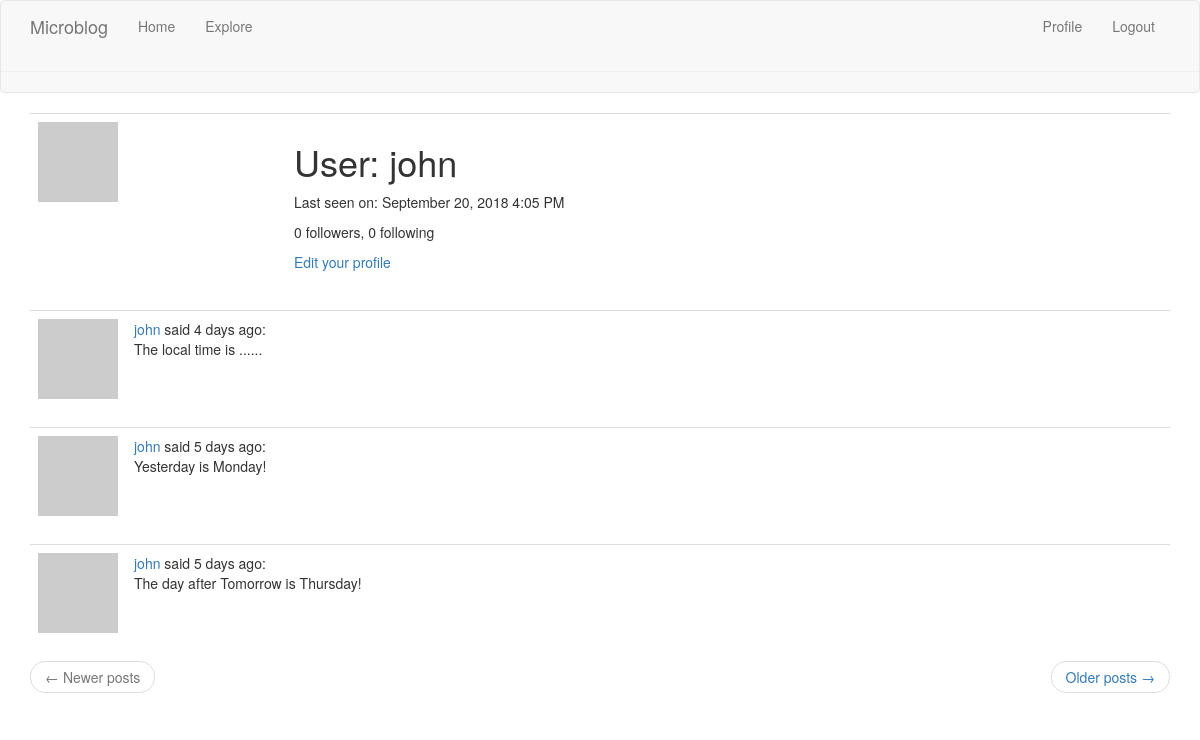
Page /user/john (signed in) on the earlier database version.
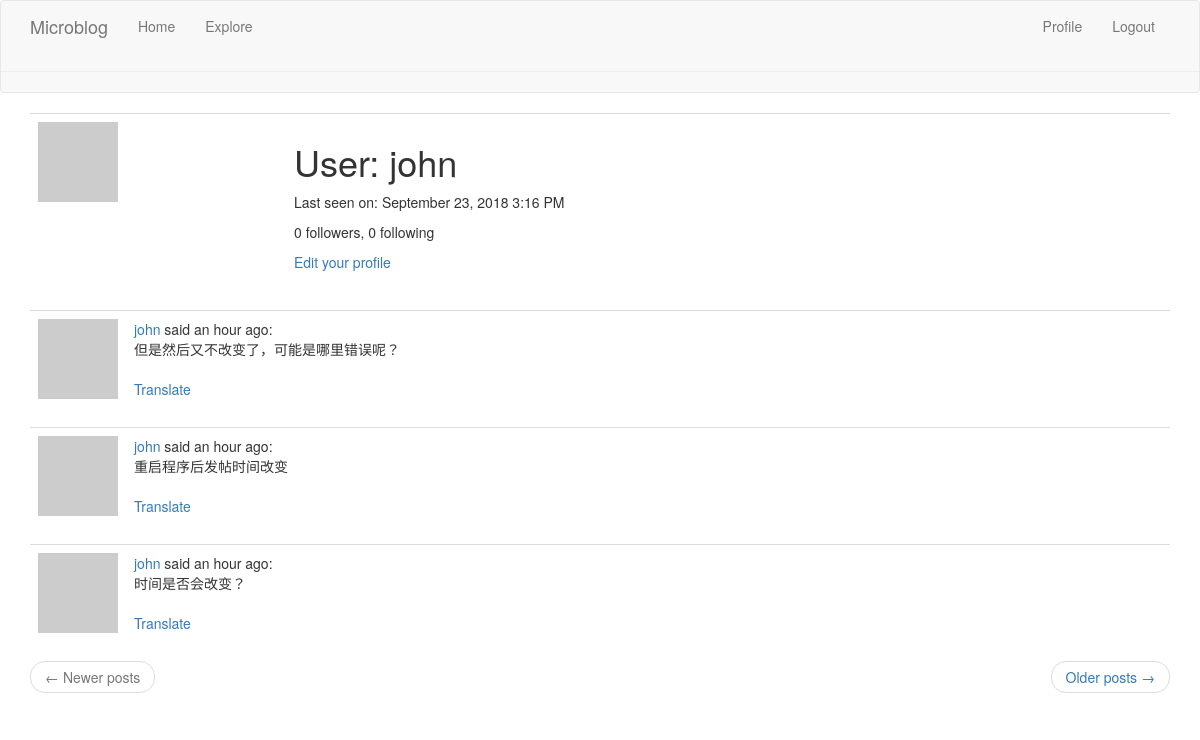
Same page on the later database version.
### app/models.py (models this page shows, shortened)
class User(UserMixin, db.Model):
    id = db.Column(db.Integer, primary_key=True)
    username = db.Column(db.String(64), index=True, unique=True)
    email = db.Column(db.String(120), index=True, unique=True)
    password_hash = db.Column(db.String(128))
    posts = db.relationship('Post', backref='author', lazy='dynamic')
    about_me = db.Column(db.String(140))
    last_seen = db.Column(db.DateTime, default=datetime.utcnow)
    followed = db.relationship(
        'User', secondary=followers,
        primaryjoin=(followers.c.follower_id == id),
        secondaryjoin=(followers.c.followed_id == id),
        backref=db.backref('followers', lazy='dynamic'), lazy='dynamic')
    def avatar(self, size):
        digest = md5(self.email.lower().encode('utf-8')).hexdigest()
        return 'https://www.gravatar.com/avatar/{}?d=identicon&s={}'.format(
            digest, size)

class Post(db.Model):
    id = db.Column(db.Integer, primary_key=True)
    body = db.Column(db.String(40))
    timestamp = db.Column(db.DateTime, index=True, default=datetime.utcnow())
    user_id = db.Column(db.Integer, db.ForeignKey('user.id'))
    language = db.Column(db.String(5))

### app/routes.py (the view)
@app.route('/user/<username>')
@login_required
def user(username):
    user = User.query.filter_by(username=username).first_or_404()
    page = request.args.get('page', 1, type=int)
    posts = user.posts.order_by(Post.timestamp.desc()).paginate(
        page, app.config['POSTS_PER_PAGE'], False)
    next_url = url_for('user', username=user.username, page=posts.next_num) \
        if posts.has_next else None
    prev_url = url_for('user', username=user.username, page=posts.prev_num) \
        if posts.has_prev else None
    return render_template('user.html', user=user, posts=posts.items,
                           next_url=next_url, prev_url=prev_url)

### app/models.py (called while the page is built)
@login.user_loader
def load_user(id):
    return User.query.get(int(id))

### app/routes.py (called while the page is built)
@app.before_request
def before_request():
    if current_user.is_authenticated:
        current_user.last_seen = datetime.utcnow()
        db.session.commit()
    g.locale = str(get_locale())

### app/templates/user.html (shortened to what this page needs)
{% extends "base.html" %}
{% block app_content %}
    <table class="table table-hover">
        <tr>
            <td width="256px" ><img src="{{ user.avatar(128) }}"></td>
            <td>
                <h1>{{ _('User') }}: {{ user.username }}</h1>
                {% if user.last_seen %}
                <p>{{ _('Last seen on') }}: {{ moment(user.last_seen).format('LLL') }}</p>
                {% endif %}
                 <p>{{ _('%(count)d followers', count=user.followers.count()) }}, {{ _('%(count)d following', count=user.followed.count()) }}</p>
                {% if user == current_user %}
                <p><a href="{{ url_for('edit_profile') }}">{{ _('Edit your profile') }}</a></p>
                {% elif not current_user.is_following(user) %}
                <p><a href="{{ urlfor('follow', username=user.username) }}" >{{ _('Follow') }}</a></p>
                {% else %}
                <p><a href="{{ urlfor('unfollow', username=user.username) }}">{{ _('Unfollow') }}</a></p>
                {% endif %}
            </td>
        </tr>
    </table>
    {% for post in posts %}
        {% include '_post.html' %}
    {% endfor %}
    <nav aria-label="...">
        <ul class="pager">
            <li class="previous{% if not prev_url %} disabled{% endif %}">
                <a href="{{ prev_url or '#' }}">
                    <span aria-hidden="true">&larr;</span> {{ _('Newer posts') }}
                </a>
            </li>
            <li class="next{% if not next_url %} disabled{% endif %}">
                <a href="{{ next_url or '#' }}">
                    {{ _('Older posts') }} <span aria-hidden="true">&rarr;</span>
                </a>
            </li>
        </ul>
    </nav>
{% endblock %}

### app/templates/_post.html (shortened to what this page needs)
<table class="table table-hover">
    <tr>
        <td width="70px" >
            <a href="{{ url_for('user', username=post.author.username) }}">
                <img src="{{ post.author.avatar(36) }}">
            </a>
        </td>
        <td>
            {{ _('%(username)s said %(when)s',
                username=user_link, when=moment(post.timestamp).fromNow()) }}:
            <br>
            <span id="post{{ post.id }}">{{ post.body }}</span>
            {% if post.language and post.language != g.locale %}
            <br><br>
            <span id="translation{{ post.id}}">
                <a href="javascript:translate(
                    '#post{{ post.id}}',
                    '#translation{{post.id}}',
                    '{{ post.language}}',
                    '{{ g.locale}}');">{{ _('Translate')}}</a>
            </span>
            {% endif %}
        </td>
    </tr>
</table>

Differences in the rows shown:
no longer on this page (row unchanged): Post: body "The local time is ......"
no longer on this page (row unchanged): Post: body "Yesterday is Monday!"
no longer on this page (row unchanged): Post: body "The day after Tomorrow is Thursday!"
changed User "john": last_seen "September 20, 2018 4:05 PM" → "September 23, 2018 3:16 PM"
added Post: body "但是然后又不改变了，可能是哪里错误呢？"
added Post: body "重启程序后发帖时间改变"
added Post: body "时间是否会改变？"
